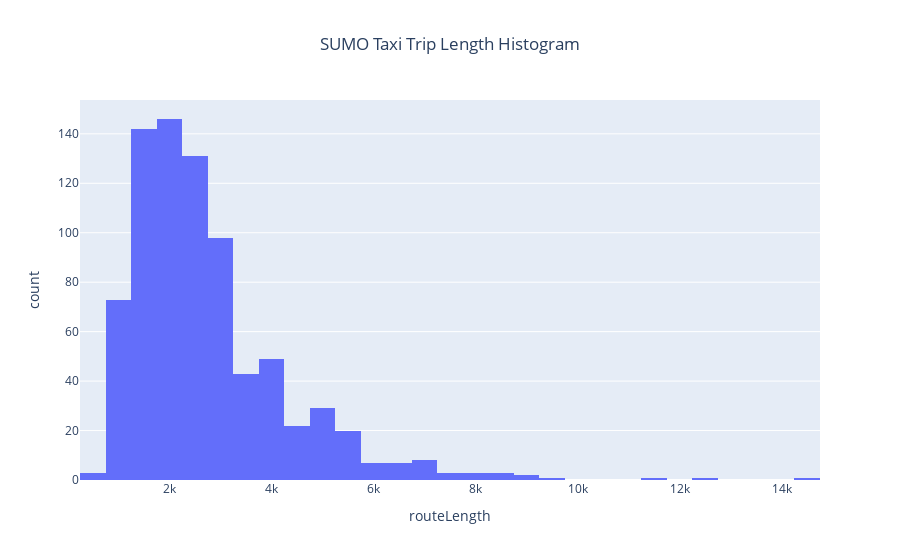

The notebook cell saved with this chart:
### Markdown cell above
duration = "The time the vehicle needed to accomplish the route in seconds."

### Code cell
## Histogram of Trip Lengths:
fig = px.histogram(trip_df, x = "routeLength",
                    title = "SUMO Taxi Trip Length Histogram")
fig.update_layout(title_x = 0.5)
fig.show()

### Figure 1 — Plotly figure (JSON) as saved in the notebook; plotly's stock layout.template omitted (floating-point values rounded to 4 significant figures; data arrays with more than 128 entries replaced by an {"elided": "..."} marker saying what was removed)
{"data": [{"alignmentgroup": "True", "bingroup": "x", "hovertemplate": "routeLength=%{x}<br>count=%{y}<extra></extra>", "legendgroup": "", "marker": {"color": "#636efa", "pattern": {"shape": ""}}, "name": "", "offsetgroup": "", "orientation": "v", "showlegend": false, "type": "histogram", "x": {"elided": "793 float values"}, "xaxis": "x", "yaxis": "y"}], "layout": {"barmode": "relative", "legend": {"tracegroupgap": 0}, "title": {"text": "SUMO Taxi Trip Length Histogram", "x": 0.5}, "xaxis": {"anchor": "y", "domain": [0, 1], "title": {"text": "routeLength"}}, "yaxis": {"anchor": "x", "domain": [0, 1], "title": {"text": "count"}}}}
